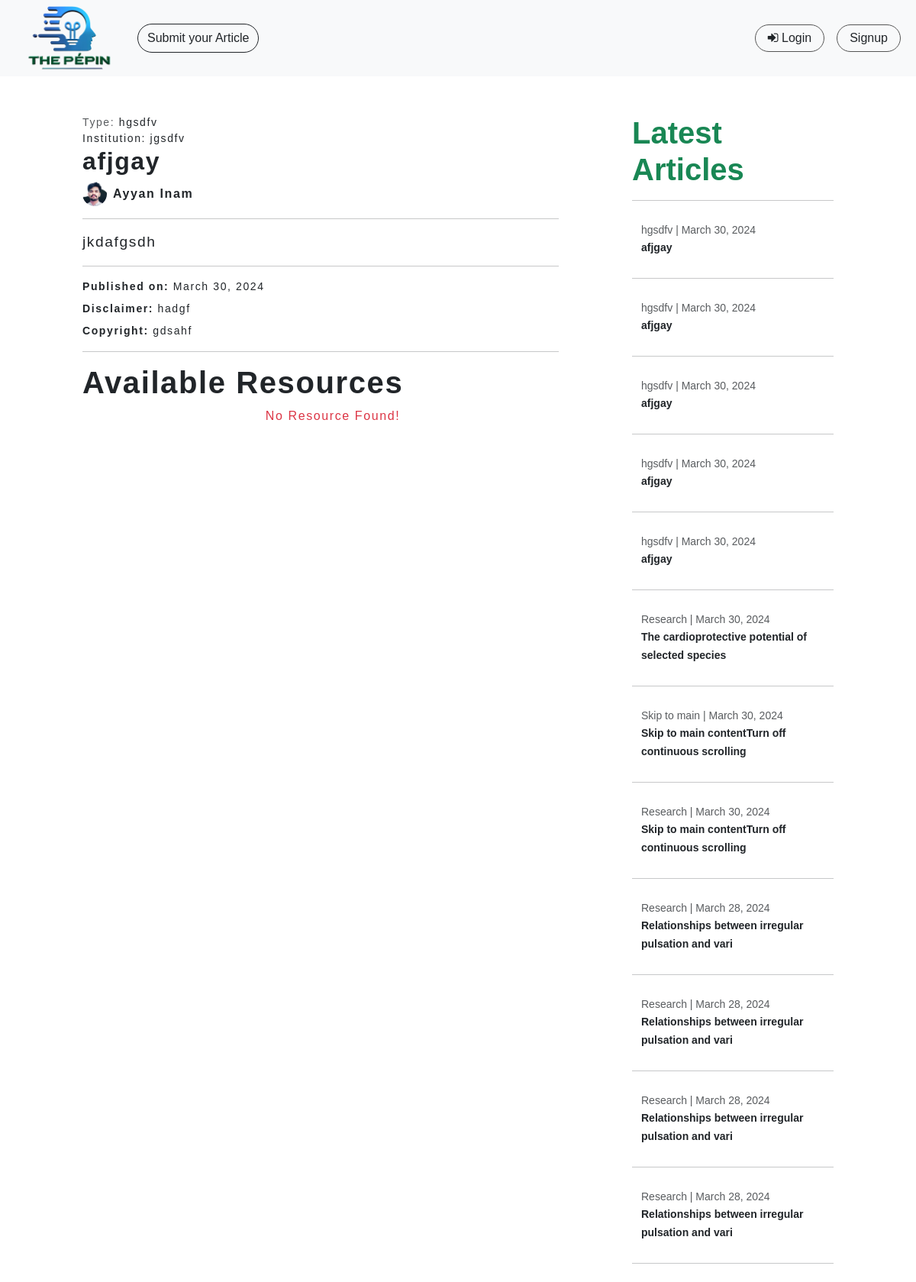
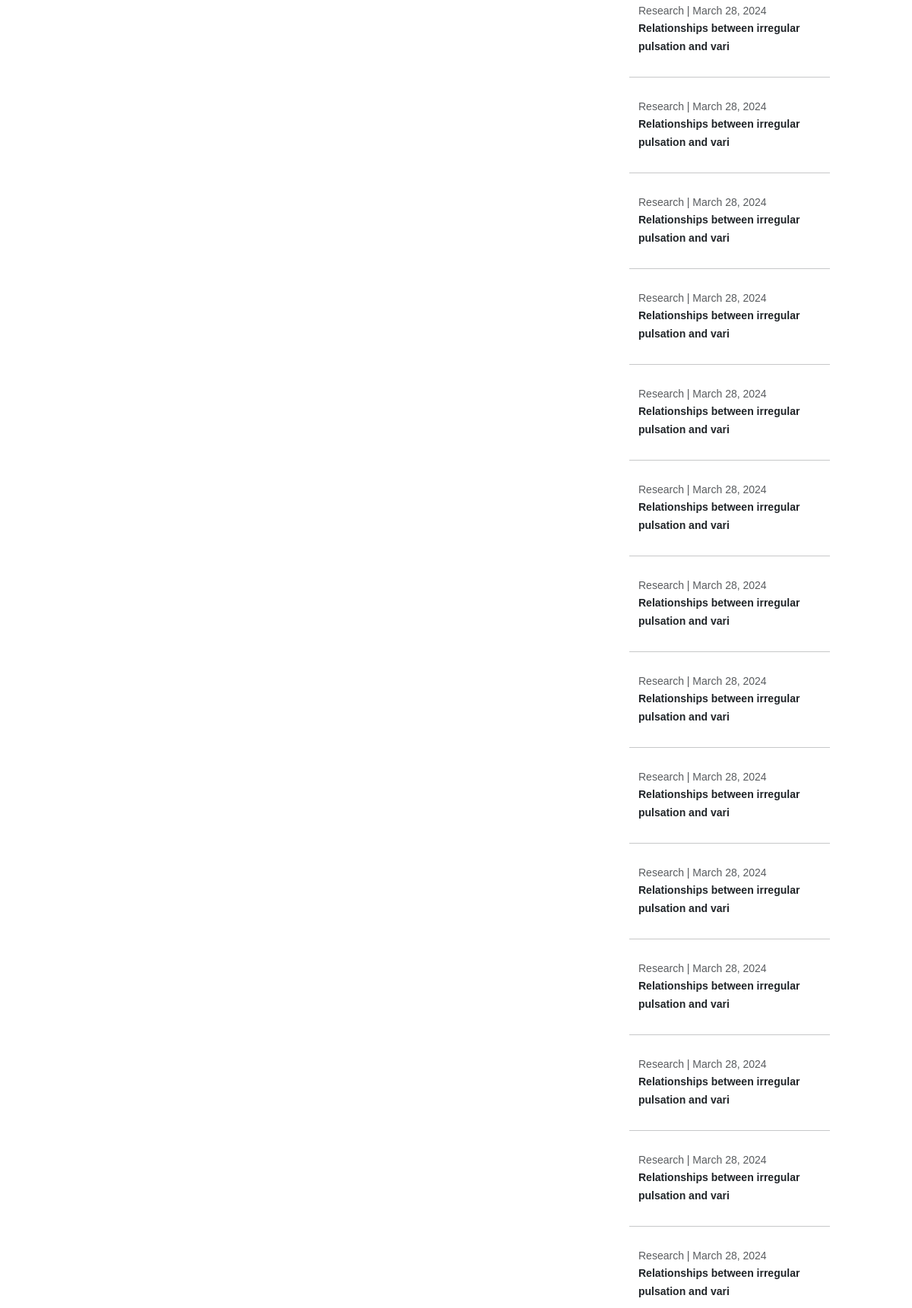
Screenshot of /article/33 (upper part) with the database file from the repository (2 pictures, top to bottom).
### base/models.py (models this page shows, shortened)
class Article(models.Model):
    title = models.CharField(max_length=255)
    user = models.ForeignKey('User', on_delete=models.CASCADE, related_name='articleUser', blank=False)
    article_type = models.ForeignKey('ArticleType', on_delete=models.CASCADE, related_name='articlestype', blank=True)
    resources = models.ManyToManyField('Resources', related_name='articles', blank=True)
    description = models.TextField()
    disclaimer = models.TextField(blank=True)
    copyright = models.TextField(blank=True)
    reviewed_by = models.ForeignKey(User, on_delete=models.CASCADE, related_name='reviewed_articles', blank=True, null=True)
    edited_by = models.ForeignKey(User, on_delete=models.CASCADE, related_name='edited_articles', blank=True, null=True)
    received_date = models.DateField(blank=True, null=True, auto_now_add=True)
    accepted_date = models.DateField(blank=True, null=True)
    published_date = models.DateField(blank=True, null=True, auto_now_add=True)
    keywords = models.ManyToManyField('Keyword', related_name='articles', blank=True)
    institution = models.ForeignKey('Institution', related_name='institution_articles', on_delete=models.CASCADE, blank=True)
    views=  models.PositiveIntegerField(null=False, blank=False, default=0)

class ArticleType(models.Model):
    name = models.CharField(max_length=100, unique=True)
    def __str__(self) -> str:
        return self.name

class Institution(models.Model):
    name = models.CharField(max_length=255)
    def __str__(self) -> str:
        return self.name

class User(AbstractUser):
    USERNAME_FIELD = 'email'
    profile_picture = models.ImageField(upload_to='profile_pictures/', blank=True, null=True, default='profile_pictures/default_pp.png')
    email = models.EmailField(unique=True)
    user_title = models.CharField(max_length=100, blank=True)
    user_bio = models.TextField(blank=True)
    followers = models.ManyToManyField('self', symmetrical=False, related_name='following')
    facebook_link = models.URLField(blank=True)
    twitter_link = models.URLField(blank=True)
    linkedin_link = models.URLField(blank=True)
    instagram_link = models.URLField(blank=True)
    profile_views = models.PositiveIntegerField(default=0)
    total_publications = models.PositiveIntegerField(default=0)
    publication_views = models.PositiveIntegerField(default=0)
    publication_downloads = models.PositiveIntegerField(default=0)
    specialty = models.ManyToManyField('Specialty', related_name='users', blank=True)
    expertise = models.ManyToManyField('Expertise', related_name='users', blank=True)
    education = models.ManyToManyField('Education', related_name='users', blank=True)
    honors_and_awards = models.ManyToManyField('HonorsAndAwards', related_name='users', blank=True)
    affiliations = models.ManyToManyField('Affiliation', related_name='users', blank=True)
    username = None
    REQUIRED_FIELDS = []  # Add any additional required fields here

### base/views.py (the view)
# urls.py: path('article/<int:id>', views.article_view, name="article_view"),
def article_view(request, id):
    try:
        article = get_object_or_404(Article, id=id)
        article.views = article.views + 1
        if not article.user == request.user:
            article.user.publication_views = article.user.publication_views + 1
        article.save()
        latest_articles = Article.objects.all().order_by('-published_date')
    except Http404:
        return render(request, '404.html')
    context = {
        'article': article,
        'latest_articles': latest_articles,
    }
    return render(request, 'base/article.html', context=context)

### templates/base/article.html (shortened to what this page needs)
{% extends "base/base.html" %}
{% load customfilters %}
{% load static %}
{% block content %}
<div class="articles_with_side_bar row mx-auto">
<div class="article__encloser col-12 col-md-8 col-xxl-10 p-5">
    <small class="d-block"><span class="text-muted">Type:</span> {{article.article_type}}</small>
    <small class="d-block"><span class="test-muted">Institution:</span> {{article.institution}}</small>
    <h2 class="headline__art_en">{{article.title}}</h2>
    <a href="{% url 'profile_view' article.user.id %}" class="text-dark no_underline cursor__pointer d-flex justify-content-start align-items-center">
        {%if article.user.profile_picture%}
    <img class="pp" src="{{article.user.profile_picture.url}}" alt="">
    {% else %}
    <img class="pp" src="{% static 'base/images/default_pp.png' %}" alt="">
    {% endif %}
    {% if article.user.first_name or article.user.last_name %}
    <p class="mx-2 fw-bold my-0">{{article.user.first_name}} {{article.user.last_name}}</p>
    {% else %}
    <p class="mx-2 fw-bold my-0">{{article.user.email}}</p>
    {% endif%}
</a>
    <div class="description">
        <hr>
        {% autoescape off %}
        <p>{{article.description}}</p>
        {% endautoescape %}
    </div>
    <hr>
    <div class="all__minor__details">
        {% if article.published_date %}
        <small class="d-block my-2"><b>Published on:</b> {{article.published_date}}</small>
        {% endif %}
        {% if article.disclaimer %}
        <small class="d-block my-2"><b>Disclaimer:</b> {{article.disclaimer}}</small>
        {% endif %}
        {% if article.copyright %}
        <small class="d-block my-2"><b>Copyright:</b> {{article.copyright}}</small>
        {% endif %}
    </div>
    <div class="resources">
        <hr>
        <h1 class="fw-bold">Available Resources</h1>
        <ul class="d-flex justify-content-center align-items-center flex-wrap">
            {% if article.resources.all %}
            {% for document in article.resources.all %}
        <div class="m-4">
            <a href="{{ document.file.url }}" class="btn btn-outline-dark"><i class="fa fa-download"></i> {{ document.get__name }}</a>
        </div>
            {% endfor %}
        </ul>
        {% else %}
        <p class="text-danger">No Resource Found!</p>
        {% endif %}
    </div>
</div>
<div class="latest_articles col-12 col-md-4 col-xxl-2 p-5">
    <h1 class="fw-bold text-success">Latest Articles</h1>
    {% for article in latest_articles %}
    <hr>
    <a href="{% url 'article_view' article.id %}" class="cursor__pointer no_underline text-dark">
        <div class="sidebar_articles">
        <small class="d-block text-muted">{{article.article_type}} | {{article.published_date}}</small>
          <small class="fw-semibold">{{article.title | slice:"0:50"}}</small>
        </div>
    </a>
    {% endfor %}
</div>
</div>
{% endblock content %}

### static/base/css/style.css (style rules this page uses)
:root { --grey-color: rgb(85, 85, 85); --lgrey-color:rgb(230, 230, 230); --green-color: #00ab50; --light-blue-color: rgb(48, 205, 253); --dark-blue-color: #3578E4; }
body { font-family: "Dosis", sans-serif !important; font-optical-sizing: auto; font-weight: normal; font-style: normal; box-sizing: border-box; }
.no_underline { text-decoration: none; }
.cursor__pointer { cursor: pointer; }
.article__encloser { text-shadow: white 0px 0px 10px; letter-spacing: 0.1rem; }
.articles_with_side_bar { width: 90%; margin: 0 auto; }
.article__encloser { width: 90%; }
.sidebar_articles { padding: 0.75rem; border-radius: 1rem; }
.headline__art_en { word-spacing: 0.1rem; font-weight: 900; }
.description>* { font-size: 1.2rem; }
.article__encloser .pp { width: 2rem; height: 2rem; border-radius: 100rem; }

### rows the page displays
Article: article_type "hgsdfv", institution "jgsdfv", title "afjgay", user.profile_picture (picture), user.first_name "Ayyan", user.last_name "Inam", description "jkdafgsdh", published_date "March 30, 2024", disclaimer "hadgf", copyright "gdsahf"
Article: article_type "hgsdfv", published_date "March 30, 2024", title "afjgay"
Article: article_type "hgsdfv", published_date "March 30, 2024", title "afjgay"
Article: article_type "hgsdfv", published_date "March 30, 2024", title "afjgay"
Article: article_type "hgsdfv", published_date "March 30, 2024", title "afjgay"
Article: article_type "Research", published_date "March 30, 2024", title "The cardioprotective potential of selected species"
Article: article_type "Skip to main", published_date "March 30, 2024", title "Skip to main contentTurn off continuous scrolling"
Article: article_type "Research", published_date "March 30, 2024", title "Skip to main contentTurn off continuous scrolling"
Article: article_type "Research", published_date "March 28, 2024", title "Relationships between irregular pulsation and vari"
Article: article_type "Research", published_date "March 28, 2024", title "Relationships between irregular pulsation and vari"
Article: article_type "Research", published_date "March 28, 2024", title "Relationships between irregular pulsation and vari"
Article: article_type "Research", published_date "March 28, 2024", title "Relationships between irregular pulsation and vari"
Article: article_type "Research", published_date "March 28, 2024", title "Relationships between irregular pulsation and vari"
Article: article_type "Research", published_date "March 28, 2024", title "Relationships between irregular pulsation and vari"
Article: article_type "Research", published_date "March 28, 2024", title "Relationships between irregular pulsation and vari"
Article: article_type "Research", published_date "March 28, 2024", title "Relationships between irregular pulsation and vari"
Article: article_type "Research", published_date "March 28, 2024", title "Relationships between irregular pulsation and vari"
Article: article_type "Research", published_date "March 28, 2024", title "Relationships between irregular pulsation and vari"
Article: article_type "Research", published_date "March 28, 2024", title "Relationships between irregular pulsation and vari"
Article: article_type "Research", published_date "March 28, 2024", title "Relationships between irregular pulsation and vari"
Article: article_type "Research", published_date "March 28, 2024", title "Relationships between irregular pulsation and vari"
Article: article_type "Research", published_date "March 28, 2024", title "Relationships between irregular pulsation and vari"
Article: article_type "Research", published_date "March 28, 2024", title "Relationships between irregular pulsation and vari"
Article: article_type "Research", published_date "March 28, 2024", title "Relationships between irregular pulsation and vari"
Article: article_type "Research", published_date "March 28, 2024", title "Relationships between irregular pulsation and vari"
Article: article_type "Research", published_date "March 28, 2024", title "Relationships between irregular pulsation and vari"
